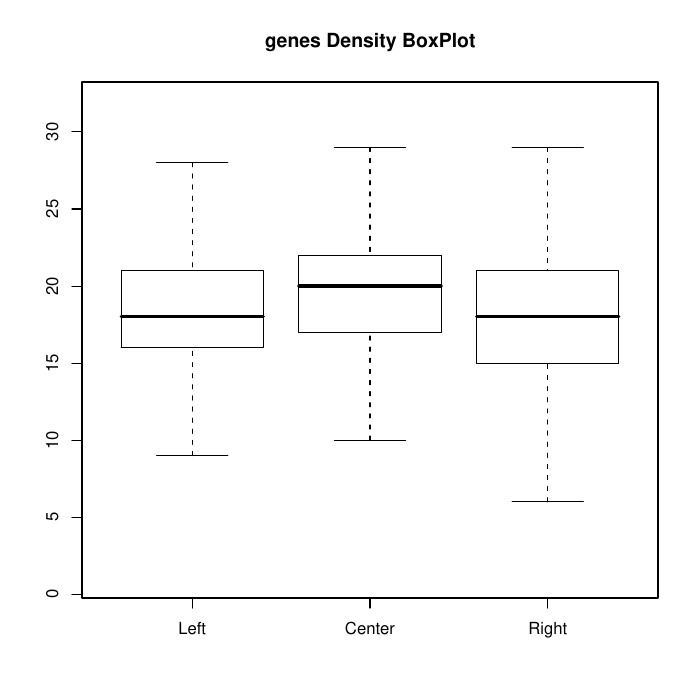

Recreate this plot in R.
genesleft <- read.table("genes_left.dat",header=T)
genesright <- read.table("genes_right.dat",header=T)
genesctr <- read.table("genes_center.dat",header=T)
pdf("genes.pdf")
boxplot(genesleft$TOTAL,genesctr$TOTAL,genesright$TOTAL,main="genes Density BoxPlot", outline=FALSE, names=c("Left","Center","Right"))
